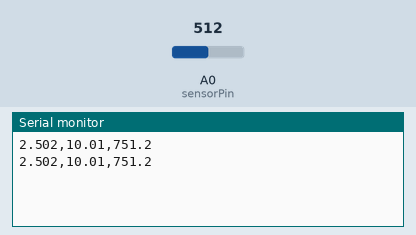
The sketch below on a simulated Arduino Uno, built with avr-gcc and run on an emulated ATmega328P. Shown: the last lines printed to the serial monitor. Inputs (shaded band) come from the test bench; at power-on: A0 (sensorPin) = 512.

Above: at 1.8 s.
1.9 s: A0 (sensorPin) set to 716
At 2.8 s:
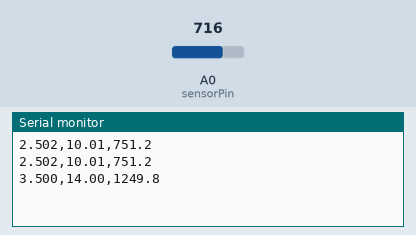
3.4 s: A0 (sensorPin) set to 900
At 4.8 s:
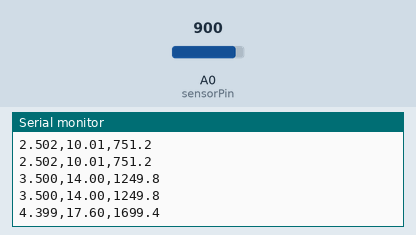
Timing chart, 0 to 6.4 s (numbered marks = the images above; inputs shaded):
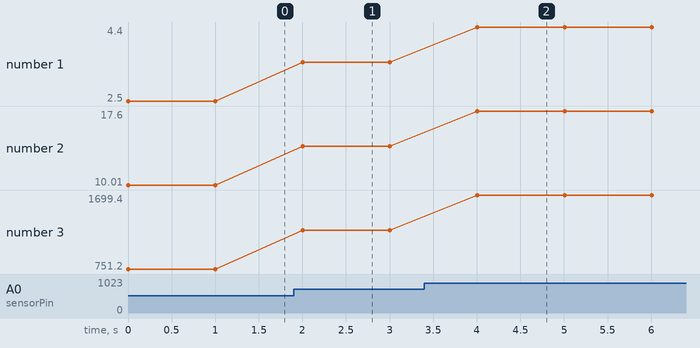

The sketch:

solar_4_20mA_logger.ino
```cpp
const int sensorPin = A0;
const float R = 250.0;

void setup() {
  Serial.begin(9600);
}

void loop() {
  int adcValue = analogRead(sensorPin);
  float voltage = adcValue * (5.0 / 1023.0);
  float current_mA = (voltage / R) * 1000.0;
  float irradiance = (current_mA - 4.0) * (2000.0 / 16.0);

  if (irradiance < 0) irradiance = 0;
  if (irradiance > 2000) irradiance = 2000;

  Serial.print(voltage, 3);
  Serial.print(",");
  Serial.print(current_mA, 2);
  Serial.print(",");
  Serial.println(irradiance, 1);

  delay(1000);
}
```

Measured:
- after the input at 1.9 s, the serial monitor: prints a new line after 0.10 s (image 1)
- after the input at 3.4 s, the serial monitor: prints a new line after 0.61 s (image 2)
- plotted number 1: 2.5 → 3.5 after the input at 1.9 s, 3.5 → 4.4 after the input at 3.4 s
- plotted number 2: 10.01 → 14 after the input at 1.9 s, 14 → 17.6 after the input at 3.4 s
- plotted number 3: 751.2 → 1249.8 after the input at 1.9 s, 1249.8 → 1699.4 after the input at 3.4 s
